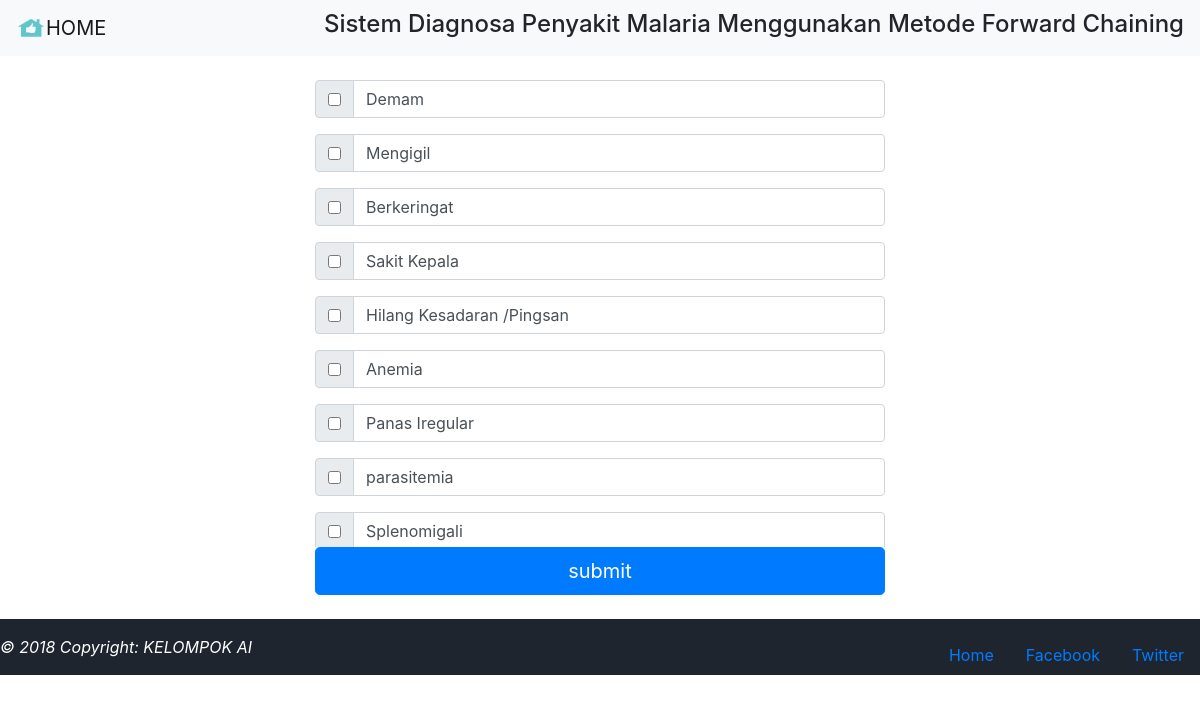
The page / on the database its author committed.
### tables this page shows
CREATE TABLE `tb_gejala_1` (
  `id` int(5) NOT NULL,
  `kode` varchar(5) NOT NULL,
  `gejala` varchar(200) NOT NULL
);

### pil_gejala.php (the view)
<?php include 'koneksi.php';?>
<center>
<form class="col-6" method="POST" action="proses.php">
  <div style="overflow: scroll; height: 467px;">
	<?php
	$qry="select * from tb_gejala_1";
	$data=mysqli_query($kon,$qry);
	while ($d=mysqli_fetch_array($data)) {
	?>
	<div class="input-group mb-3">
  <div class="input-group-prepend">
    <div class="input-group-text">
      <input type="checkbox" aria-label="Checkbox for following text input" value="<?=$d['kode']?>" name="<?=$d['id']?>">
    </div>
  </div>
  <input type="text" class="form-control" aria-label="Text input with checkbox" value="<?=$d['gejala']?>">
</div>
	<?php
	}
	?>
  </div>
<input type="submit" class="btn btn-primary btn-lg btn-block" name="submit" value="submit">
</form>
</center>

### header.php (shortened to what this page needs)
<!DOCTYPE html>
<html lang="en" dir="ltr">
  <head>
    <link rel="stylesheet" href="bootstrap.min.css">
  </head>
  <body>
    <nav class="navbar navbar-light bg-light">
      <a class="navbar-brand" href="index.php">
        <img src="home.svg" width="30" height="30" class="d-inline-block align-top" alt="">HOME
      </a>
      <h4>Sistem Diagnosa Penyakit Malaria Menggunakan Metode Forward Chaining</h4>
    </nav>

### index.php
<?php
include 'header.php';
?>
<br>
<?php
include 'pil_gejala.php';
include 'footer.php';
 ?>

### footer.php
<br>
<div class="jombotron" >
  <footer class="bottom" style="background: #1e252f;color: #fff;">
          <div class="footer-copyright py-3">
            <span>
            <a>
              <em>&copy; 2018 Copyright: KELOMPOK AI</em>
            </a>
          </span>
                    <ul class="nav" style="float:right">
                        <li class="nav-item">
                          <a class="nav-link active" href="index.php">Home</a>
                        </li>
                        <li class="nav-item">
                          <a class="nav-link active" href="https://web.facebook.com/groups/esemaagalur.only/about/">Facebook</a>
                        </li>
                        <li class="nav-item">
                          <a class="nav-link active" href="https://twitter.com/sman1galur">Twitter</a>
                        </li>
                    </ul>
          </div>
  </footer>
</div>
</body>
</html>

### rows shown on the page
tb_gejala_1: gejala "Demam"
tb_gejala_1: gejala "Mengigil"
tb_gejala_1: gejala "Berkeringat"
tb_gejala_1: gejala "Sakit Kepala"
tb_gejala_1: gejala "Hilang Kesadaran /Pingsan"
tb_gejala_1: gejala "Anemia"
tb_gejala_1: gejala "Panas Iregular"
tb_gejala_1: gejala "parasitemia"
tb_gejala_1: gejala "Splenomigali"
